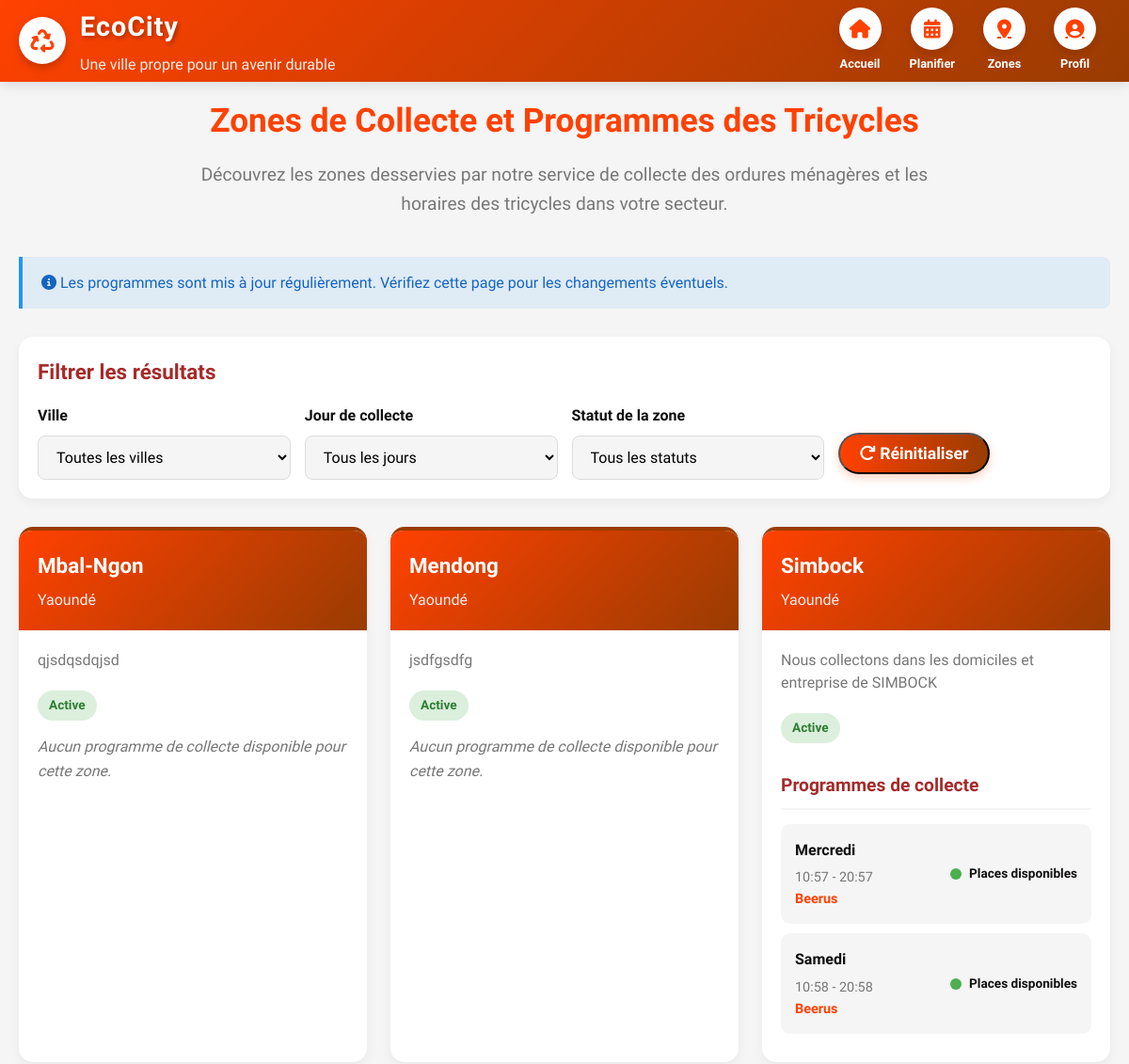
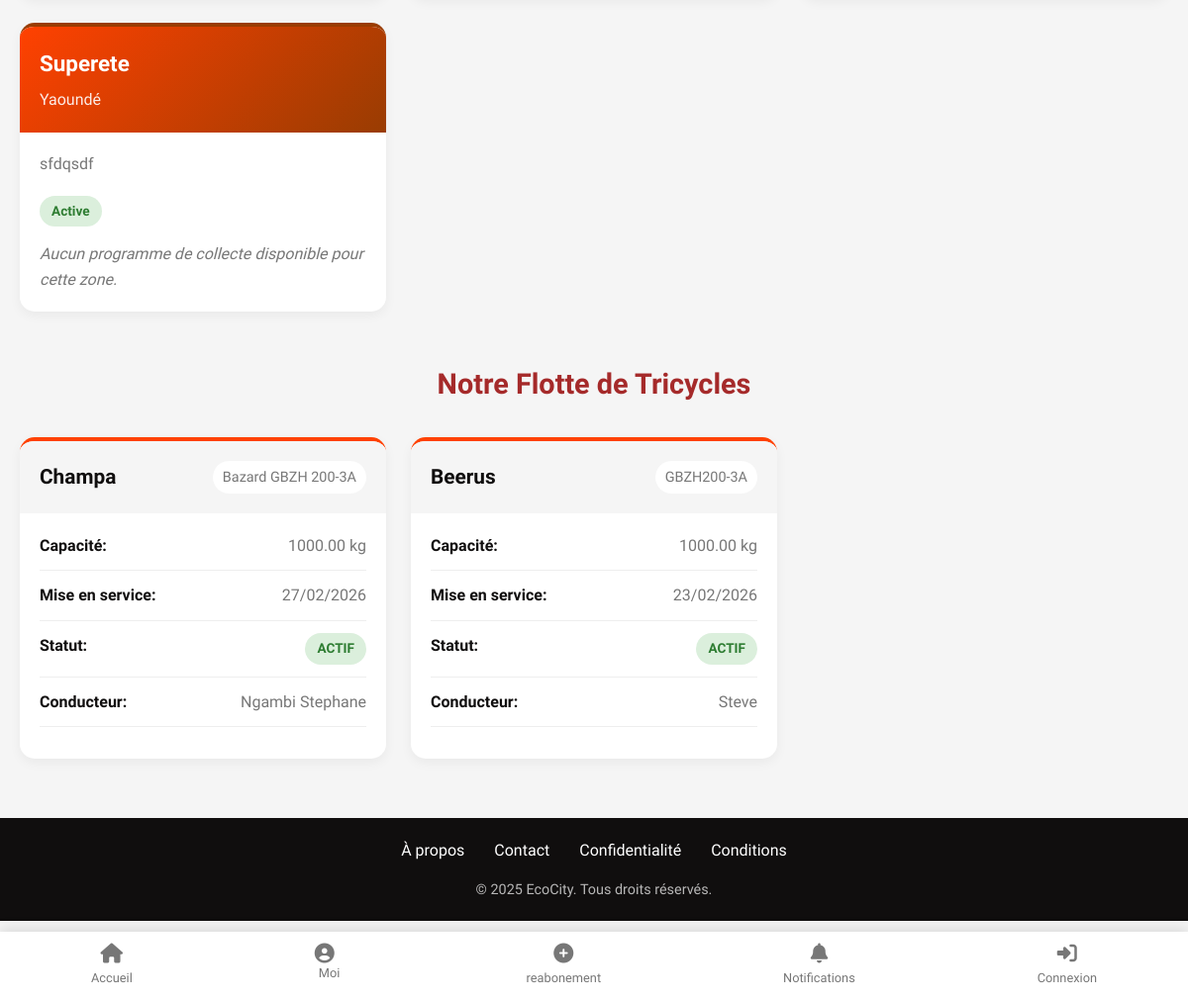
/zones-programmes/, run on the app's committed database (2 pictures, top to bottom).
### app/models.py (models this page shows, shortened)
class Zone(models.Model):
    id = models.UUIDField(primary_key=True, default=uuid.uuid4, editable=False)
    nom = models.CharField(max_length=100, unique=True, verbose_name="Nom de la zone")
    ville = models.ForeignKey(City, on_delete=models.CASCADE, related_name='zones')
    description = models.TextField(blank=True)
    polygone_coordinates = models.TextField(blank=True, help_text="Coordonnées géographiques pour définir la zone")
    couleur = models.CharField(max_length=20, blank=True, help_text="Couleur pour l'affichage sur la carte")
    is_active = models.BooleanField(default=True)
    created_at = models.DateTimeField(auto_now_add=True)
    class Meta:
        verbose_name = "Zone géographique"
        verbose_name_plural = "Zones géographiques"
        ordering = ['ville', 'nom']

class City(models.Model):
    city = models.CharField(max_length=100, unique=True)
    country = models.CharField(max_length=100, blank=True)
    region = models.CharField(max_length=100, blank=True)

class ProgrammeTricycle(models.Model):
    JOUR_SEMAINE_CHOICES = (
        ('lundi', 'Lundi'),
        ('mardi', 'Mardi'),
        ('mercredi', 'Mercredi'),
        ('jeudi', 'jeudi'),
        ('vendredi', 'Vendredi'),
        ('samedi', 'Samedi'),
        ('dimanche', 'Dimanche'),
    )
    id = models.UUIDField(primary_key=True, default=uuid.uuid4, editable=False)
    tricycle = models.ForeignKey(Tricycle, on_delete=models.CASCADE, related_name='programmes')
    zone = models.ForeignKey(Zone, on_delete=models.CASCADE, related_name='programmes_tricycle')
    jour_semaine = models.CharField(max_length=10, choices=JOUR_SEMAINE_CHOICES)
    heure_debut = models.TimeField()
    heure_fin = models.TimeField()
    capacite_max_clients = models.PositiveIntegerField(default=50, verbose_name="Capacité maximale de clients")
    clients_actuels = models.PositiveIntegerField(default=0, verbose_name="Nombre de clients actuels")
    is_active = models.BooleanField(default=True)
    date_debut = models.DateField(default=timezone.now)
    date_fin = models.DateField(blank=True, null=True)
    created_at = models.DateTimeField(auto_now_add=True)
    class Meta:
        verbose_name = "Programme tricycle"
        verbose_name_plural = "Programmes tricycle"
        ordering = ['jour_semaine', 'heure_debut']
        unique_together = ['tricycle', 'zone', 'jour_semaine']
    def places_disponibles(self):
        return self.capacite_max_clients - self.clients_actuels

class Tricycle(models.Model):
    STATUS_CHOICES = (
        ('active', 'Actif'),
        ('maintenance', 'En maintenance'),
        ('inactive', 'Inactif'),
        ('broken', 'En panne'),
    )
    id = models.UUIDField(primary_key=True, default=uuid.uuid4, editable=False)
    numero_immatriculation = models.CharField(max_length=50, unique=True, verbose_name="Numéro d'immatriculation")
    nom = models.CharField(max_length=100, verbose_name="Nom du tricycle")
    capacite_kg = models.DecimalField(max_digits=6, decimal_places=2, verbose_name="Capacité (kg)")
    couleur = models.CharField(max_length=50, blank=True)
    date_mise_en_service = models.DateField(default=timezone.now)
    status = models.CharField(max_length=20, choices=STATUS_CHOICES, default='active')
    conducteur = models.ForeignKey(
        CustomUser,
        on_delete=models.SET_NULL,
        null=True,
        blank=True,
        limit_choices_to={'user_type': 'collecteur'},
        verbose_name="Conducteur assigné"
    )
    notes = models.TextField(blank=True, verbose_name="Notes techniques")
    created_at = models.DateTimeField(auto_now_add=True)
    updated_at = models.DateTimeField(auto_now=True)
    class Meta:
        verbose_name = "Tricycle"
        verbose_name_plural = "Tricycles"
        ordering = ['numero_immatriculation']

class CustomUser(AbstractUser):
    USER_TYPE_CHOICES = (
        ('client', 'Client'),
        ('collecteur', 'Collecteur'),
        ('admin', 'Administrateur'),
    )
    city = models.ForeignKey(City, on_delete=models.SET_NULL, null=True, blank=True)
    user_type = models.CharField(max_length=20, choices=USER_TYPE_CHOICES, default='client')
    phone = models.IntegerField(blank=True, null=True)
    date_joined = models.DateTimeField(default=timezone.now)
    is_verified = models.BooleanField(default=False)
    class Meta:
        verbose_name = "Utilisateur"
        verbose_name_plural = "Utilisateurs"

### app/views.py (the view)
# urls.py: path('zones-programmes/', views.ZonesProgrammesView.as_view(), name='zones_programmes'),
class ZonesProgrammesView(ListView):
    model = Zone
    template_name = 'zones_programmes.html'
    context_object_name = 'zones'
    def get_queryset(self):
        return Zone.objects.filter(
            is_active=True
        ).prefetch_related(
            'programmes_tricycle__tricycle'
        ).select_related('ville')
    def get_context_data(self, **kwargs):
        context = super().get_context_data(**kwargs)
        context['tricycles'] = Tricycle.objects.filter(
            status='active'
        ).select_related('conducteur')
        context['cities'] = City.objects.all()
        return context

### app/templates/zones_programmes.html (shortened to what this page needs)
{% extends 'base.html' %}
{% load static %}
{% block content %}
<div class="page-container">
    <div class="page-header">
        <h1 class="page-title">Zones de Collecte et Programmes des Tricycles</h1>
        <p class="page-subtitle">Découvrez les zones desservies par notre service de collecte des ordures ménagères et les horaires des tricycles dans votre secteur.</p>
    </div>
    <div class="info-message">
        <p><i class="fas fa-info-circle"></i> Les programmes sont mis à jour régulièrement. Vérifiez cette page pour les changements éventuels.</p>
    </div>
    <div class="filters-section">
        <h2 class="filters-title">Filtrer les résultats</h2>
        <div class="filter-controls">
            <div class="filter-group">
                <label class="filter-label" for="city-filter">Ville</label>
                <select id="city-filter" class="filter-select">
                    <option value="all">Toutes les villes</option>
                </select>
            </div>
            <div class="filter-group">
                <label class="filter-label" for="day-filter">Jour de collecte</label>
                <select id="day-filter" class="filter-select">
                    <option value="all">Tous les jours</option>
                </select>
            </div>
            <div class="filter-group">
                <label class="filter-label" for="status-filter">Statut de la zone</label>
                <select id="status-filter" class="filter-select">
                    <option value="all">Tous les statuts</option>
                </select>
            </div>
            <div class="filter-group">
                <button id="reset-filters" class="cta-button" style="padding: 10px 20px; margin-top: 25px;">
                    <i class="fas fa-redo"></i> Réinitialiser
                </button>
            </div>
        </div>
    </div>
    <div id="zones-content">
        {% if zones %}
            <div class="zones-container" id="zones-container">
                {% for zone in zones %}
                <div class="zone-card"
                     data-city="{{ zone.ville.id }}"
                     data-status="{% if zone.is_active %}active{% else %}inactive{% endif %}"
                     data-days="{% for programme in zone.programmes_tricycle.all %}{% if programme.is_active %}{{ programme.jour_semaine }}{% if not forloop.last %},{% endif %}{% endif %}{% endfor %}">
                    <div class="zone-header">
                        <h3 class="zone-name">{{ zone.nom }}</h3>
                        <p class="zone-city">{{ zone.ville.city }}</p>
                    </div>
                    <div class="zone-body">
                        {% if zone.description %}
                        <p class="zone-description">{{ zone.description }}</p>
                        {% endif %}
                        <span class="zone-status {% if zone.is_active %}status-active{% else %}status-inactive{% endif %}">
                            {% if zone.is_active %}Active{% else %}Inactive{% endif %}
                        </span>
                        {% if zone.programmes_tricycle.all %}
                        <div class="programmes-section">
                            <h4 class="programmes-title">Programmes de collecte</h4>
                            {% for programme in zone.programmes_tricycle.all %}
                            {% if programme.is_active %}
                            <div class="programme-item" data-day="{{ programme.jour_semaine }}">
                                <div class="programme-info">
                                    <div class="programme-day">{{ programme.get_jour_semaine_display }}</div>
                                    <div class="programme-time">{{ programme.heure_debut|time:"H:i" }} - {{ programme.heure_fin|time:"H:i" }}</div>
                                    <div class="programme-tricycle">{{ programme.tricycle.nom }}</div>
                                </div>
                                <div class="programme-availability">
                                    <div class="availability-indicator {% if programme.places_disponibles > 10 %}available{% elif programme.places_disponibles > 0 %}limited{% else %}unavailable{% endif %}"></div>
                                    <span class="availability-text">
                                        {% if programme.places_disponibles > 10 %}
                                            Places disponibles
                                        {% elif programme.places_disponibles > 0 %}
                                            Peu de places
                                        {% else %}
                                            Complet
                                        {% endif %}
                                    </span>
                                </div>
                            </div>
                            {% endif %}
                            {% endfor %}
                        </div>
                        {% else %}
                        <p style="color: var(--gris-fonce); font-style: italic; margin-top: 15px;">
                            Aucun programme de collecte disponible pour cette zone.
                        </p>
                        {% endif %}
                    </div>
                </div>
                {% endfor %}
            </div>
        {% endif %}
    </div>
    <div class="tricycles-section">
        <h2 class="section-title">Notre Flotte de Tricycles</h2>
        {% if tricycles %}
            <div class="tricycles-container">
                {% for tricycle in tricycles %}
                <div class="tricycle-card">
                    <div class="tricycle-header">
                        <h3 class="tricycle-name">{{ tricycle.nom }}</h3>
                        <span class="tricycle-id">{{ tricycle.numero_immatriculation }}</span>
                    </div>
                    <div class="tricycle-body">
                        <div class="tricycle-detail">
                            <span class="detail-label">Capacité:</span>
                            <span class="detail-value">{{ tricycle.capacite_kg }} kg</span>
                        </div>
                        <div class="tricycle-detail">
                            <span class="detail-label">Mise en service:</span>
                            <span class="detail-value">{{ tricycle.date_mise_en_service|date:"d/m/Y" }}</span>
                        </div>
                        <div class="tricycle-detail">
                            <span class="detail-label">Statut:</span>
                            <span class="status-badge
                                {% if tricycle.status == 'active' %}status-active
                                {% elif tricycle.status == 'maintenance' %}status-maintenance
                                {% else %}status-inactive{% endif %}">
                                {{ tricycle.get_status_display }}
                            </span>
                        </div>
                        {% if tricycle.conducteur %}
                        <div class="tricycle-detail">
                            <span class="detail-label">Conducteur:</span>
                            <span class="detail-value">{{ tricycle.conducteur.get_full_name|default:tricycle.conducteur.username }}</span>
                        </div>
                        {% endif %}
                    </div>
                </div>
                {% endfor %}
            </div>
        {% endif %}
    </div>
</div>
{% endblock %}

### app/templates/base.html (style rules this page uses)
:root { --orange-cosmique: #ff4101; --jaune-dore: #993c02; --rouge-poupre: #A52A2A; --blanc: #FFFFFF; --noir: #100e0e; --gris-clair: #F5F5F5; --gris-fonce: #777777; }
* { margin: 0; padding: 0; box-sizing: border-box; font-family: 'Afacad', sans-serif; }
body { background-color: var(--gris-clair); color: var(--noir); line-height: 1.6; padding-bottom: 80px; }
.cta-button { display: inline-block; background: linear-gradient(to right, var(--orange-cosmique), var(--jaune-dore)); color: var(--blanc); padding: 12px 30px; border-radius: 30px; text-decoration: none; font-weight: 600; font-size: 1.1rem; transition: all 0.3s; box-shadow: 0 4px 10px rgba(255, 107, 53, 0.3); }
.status-badge { padding: 4px 12px; border-radius: 12px; font-size: 0.8rem; font-weight: 500; text-transform: uppercase; }

### data on the page
Zone: nom "Mbal-Ngon", ville.city "Yaoundé", description "qjsdqsdqjsd", is_active "Active", shows "Aucun programme de collecte disponible pour cette zone."
Zone: nom "Mendong", ville.city "Yaoundé", description "jsdfgsdfg", is_active "Active", shows "Aucun programme de collecte disponible pour cette zone."
Zone: nom "Simbock", ville.city "Yaoundé", description "Nous collectons dans les domiciles et entreprise de SIMBOCK", is_active "Active"
ProgrammeTricycle: jour_semaine "Mercredi", heure_debut "10:57", heure_fin "20:57", tricycle.nom "Beerus", capacite_max_clients "Places disponibles"
ProgrammeTricycle: jour_semaine "Samedi", heure_debut "10:58", heure_fin "20:58", tricycle.nom "Beerus", capacite_max_clients "Places disponibles"
Zone: nom "Superete", ville.city "Yaoundé", description "sfdqsdf", is_active "Active", shows "Aucun programme de collecte disponible pour cette zone."
Tricycle: nom "Champa", numero_immatriculation "Bazard GBZH 200-3A", capacite_kg "1000.00", date_mise_en_service "27/02/2026", status "ACTIF", conducteur.get_full_name "Ngambi Stephane"
Tricycle: nom "Beerus", numero_immatriculation "GBZH200-3A", capacite_kg "1000.00", date_mise_en_service "23/02/2026", status "ACTIF", conducteur.get_full_name "Steve"
